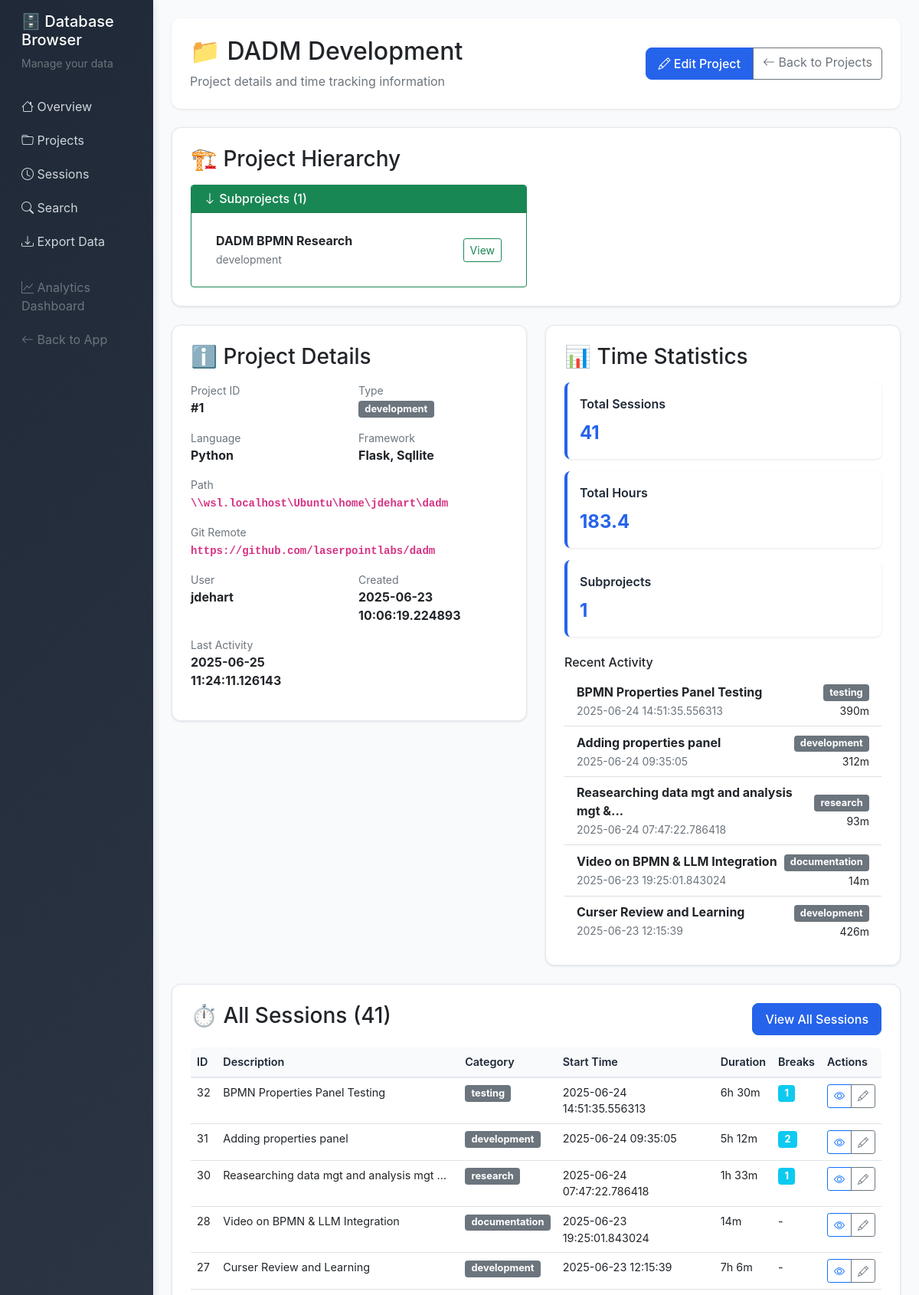
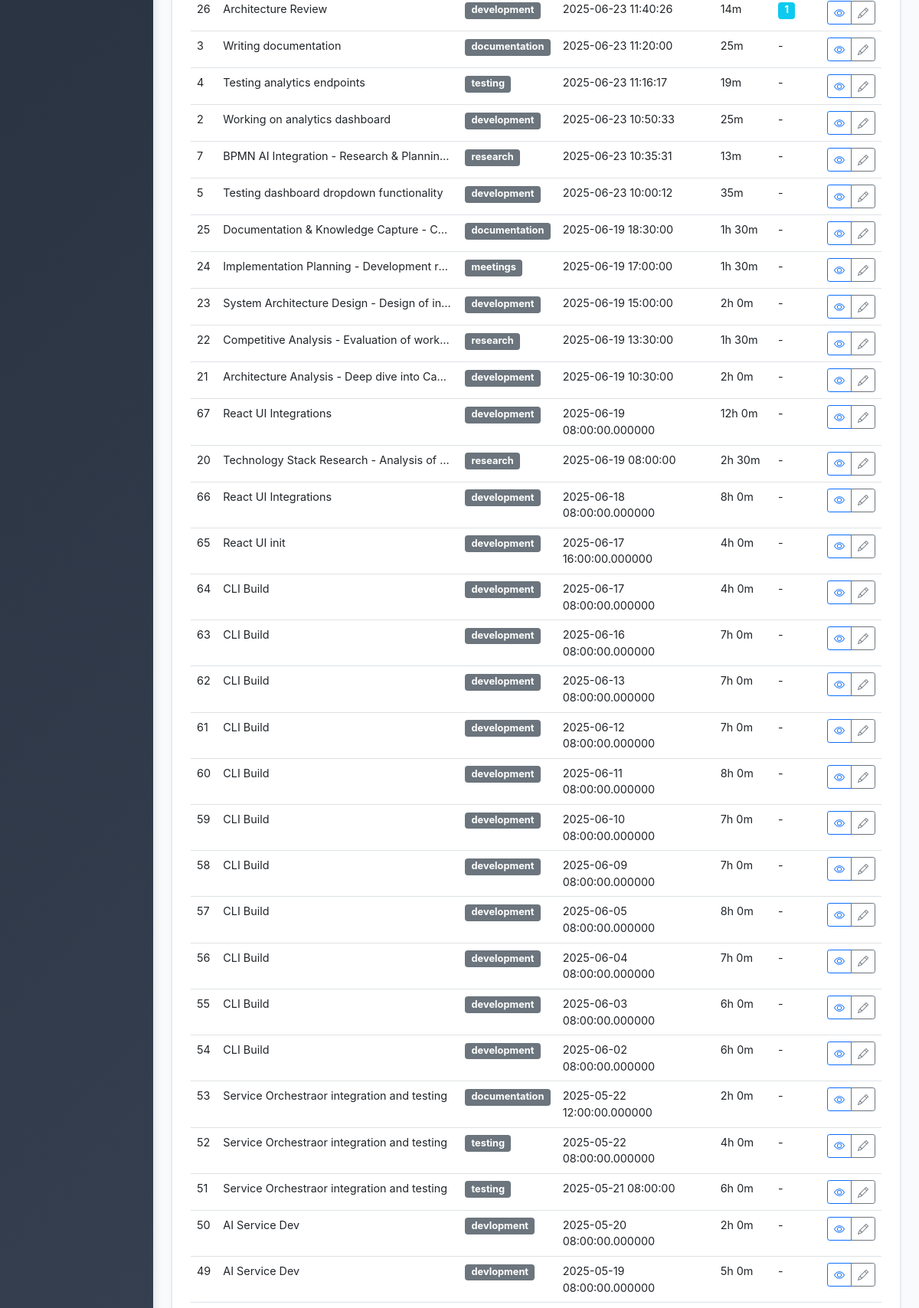
The page /db/projects/1 (upper part) on the database its author committed (2 pictures, top to bottom).
### server/src/models.py (models this page shows, shortened)
class Project:
    __tablename__ = 'projects'

    class Session(db.Model):
        __tablename__ = 'sessions'
        id = db.Column(db.Integer, primary_key=True)
        project_id = db.Column(db.Integer, db.ForeignKey('projects.id'), nullable=False)
        start_time = db.Column(db.DateTime, default=datetime.now)
        end_time = db.Column(db.DateTime)
        duration_minutes = db.Column(db.Integer)
        category = db.Column(db.String(50), default='development')
        description = db.Column(db.Text, nullable=False)
        git_commits = db.Column(db.Text)  # JSON string
        userid = db.Column(db.String(100), nullable=False)
        breaks = db.relationship('Break', backref='session', lazy=True, cascade='all, delete-orphan')
        @property
        def git_commits_list(self):
            """Get git commits as a list"""
            if self.git_commits:
                try:
                    return json.loads(self.git_commits)
                except:
                    return []
            return []

### server/src/db_browser.py (the view)
@db_browser.route('/db/projects/<int:project_id>')
def project_detail(project_id):
    conn = get_db_connection()
    project = conn.execute('SELECT * FROM projects WHERE id = ?', (project_id,)).fetchone()
    if not project:
        conn.close()
        flash('Project not found', 'error')
        return redirect(url_for('db_browser.projects'))
    master_project = None
    if project['parent_id']:
        master_project = conn.execute('SELECT id, name FROM projects WHERE id = ?', (project['parent_id'],)).fetchone()
    subprojects = conn.execute('SELECT id, name, type FROM projects WHERE parent_id = ? ORDER BY name', (project_id,)).fetchall()
    sessions = conn.execute('''
        SELECT s.*, COUNT(b.id) as break_count
        FROM sessions s
        LEFT JOIN breaks b ON s.id = b.session_id
        WHERE s.project_id = ?
        GROUP BY s.id
        ORDER BY s.start_time DESC
    ''', (project_id,)).fetchall()
    total_duration = sum(s['duration_minutes'] or 0 for s in sessions)
    for subproject in subprojects:
        sub_sessions = conn.execute('SELECT duration_minutes FROM sessions WHERE project_id = ?', (subproject['id'],)).fetchall()
        total_duration += sum(s['duration_minutes'] or 0 for s in sub_sessions)
    conn.close()
    return render_template('db_browser/project_detail.html',
                         project=project,
                         sessions=sessions,
                         master_project=master_project,
                         subprojects=subprojects,
                         total_duration=total_duration)

### server/src/db_browser.py (called while the page is built)
def get_db_connection():
    database_path = os.environ.get('DATABASE_PATH', '/app/data/timetracker.db')
    conn = sqlite3.connect(database_path)
    conn.row_factory = sqlite3.Row
    return conn

### server/src/templates/db_browser/project_detail.html (shortened to what this page needs)
{% extends "db_browser/base.html" %}
{% block content %}
<div class="page-header">
    <div class="row align-items-center">
        <div class="col">
            <h1 class="h2 mb-2">📁 {{ project.name }}</h1>
            <p class="text-muted mb-0">Project details and time tracking information</p>
        </div>
        <div class="col-auto">
            <div class="btn-group">
                <a href="{{ url_for('db_browser.edit_project', project_id=project.id) }}" class="btn btn-primary">
                    <i class="bi bi-pencil"></i> Edit Project
                </a>
                <a href="{{ url_for('db_browser.projects') }}" class="btn btn-outline-secondary">
                    <i class="bi bi-arrow-left"></i> Back to Projects
                </a>
            </div>
        </div>
    </div>
</div>
{% if master_project or subprojects %}
<div class="content-card">
    <h3 class="mb-3">🏗️ Project Hierarchy</h3>
    <div class="row">
        {% if subprojects %}
        <div class="col-md-6">
            <div class="card border-success">
                <div class="card-header bg-success text-white">
                    <h6 class="mb-0"><i class="bi bi-arrow-down"></i> Subprojects ({{ subprojects|length }})</h6>
                </div>
                <div class="card-body">
                    <div class="list-group list-group-flush">
                        {% for subproject in subprojects %}
                        <div class="list-group-item d-flex justify-content-between align-items-center">
                            <div>
                                <strong>{{ subproject.name }}</strong>
                                <br><small class="text-muted">{{ subproject.type }}</small>
                            </div>
                            <a href="{{ url_for('db_browser.project_detail', project_id=subproject.id) }}" class="btn btn-sm btn-outline-success">
                                View
                            </a>
                        </div>
                        {% endfor %}
                    </div>
                </div>
            </div>
        </div>
        {% endif %}
    </div>
</div>
{% endif %}
<div class="row">
    <div class="col-md-6">
        <div class="content-card">
            <h3 class="mb-3">ℹ️ Project Details</h3>
            <div class="row">
                <div class="col-6">
                    <div class="mb-3">
                        <div class="text-muted small">Project ID</div>
                        <div class="fw-bold">#{{ project.id }}</div>
                    </div>
                </div>
                <div class="col-6">
                    <div class="mb-3">
                        <div class="text-muted small">Type</div>
                        <div><span class="badge bg-secondary">{{ project.type }}</span></div>
                    </div>
                </div>
                <div class="col-6">
                    <div class="mb-3">
                        <div class="text-muted small">Language</div>
                        <div class="fw-bold">{{ project.language or 'N/A' }}</div>
                    </div>
                </div>
                <div class="col-6">
                    <div class="mb-3">
                        <div class="text-muted small">Framework</div>
                        <div class="fw-bold">{{ project.framework or 'N/A' }}</div>
                    </div>
                </div>
                <div class="col-12">
                    <div class="mb-3">
                        <div class="text-muted small">Path</div>
                        <div class="fw-bold"><code>{{ project.path or 'N/A' }}</code></div>
                    </div>
                </div>
                <div class="col-12">
                    <div class="mb-3">
                        <div class="text-muted small">Git Remote</div>
                        <div class="fw-bold"><code>{{ project.git_remote or 'N/A' }}</code></div>
                    </div>
                </div>
                <div class="col-6">
                    <div class="mb-3">
                        <div class="text-muted small">User</div>
                        <div class="fw-bold">{{ project.userid }}</div>
                    </div>
                </div>
                <div class="col-6">
                    <div class="mb-3">
                        <div class="text-muted small">Created</div>
                        <div class="fw-bold">{{ project.created_at.split('T')[0] if project.created_at else 'N/A' }}</div>
                    </div>
                </div>
                <div class="col-6">
                    <div class="mb-3">
                        <div class="text-muted small">Last Activity</div>
                        <div class="fw-bold">{{ project.last_activity.split('T')[0] if project.last_activity else 'N/A' }}</div>
                    </div>
                </div>
            </div>
        </div>
    </div>
    <div class="col-md-6">
        <div class="content-card">
            <h3 class="mb-3">📊 Time Statistics</h3>
            <div class="stats-grid">
                <div class="stat-card">
                    <div class="stat-title">Total Sessions</div>
                    <div class="stat-value">{{ sessions|length }}</div>
                </div>
                <div class="stat-card">
                    <div class="stat-title">Total Hours</div>
                    <div class="stat-value">{{ "%.1f"|format(total_duration / 60) }}</div>
                </div>
                {% if subprojects %}
                <div class="stat-card">
                    <div class="stat-title">Subprojects</div>
                    <div class="stat-value">{{ subprojects|length }}</div>
                </div>
                {% endif %}
            </div>
            {% if sessions %}
            <div class="mt-3">
                <h6>Recent Activity</h6>
                <div class="list-group list-group-flush">
                    {% for session in sessions[:5] %}
                    <div class="list-group-item d-flex justify-content-between align-items-center">
                        <div>
                            <strong>{{ session.description[:40] }}{% if session.description|length > 40 %}...{% endif %}</strong>
                            <br><small class="text-muted">
                                {% if session.start_time %}
                                    {% set date_parts = session.start_time.split('T') %}
                                    {{ date_parts[0] }}
                                {% else %}
                                    N/A
                                {% endif %}
                            </small>
                        </div>
                        <div class="text-end">
                            <span class="badge bg-secondary">{{ session.category }}</span>
                            {% if session.duration_minutes %}
                                <br><small>{{ session.duration_minutes }}m</small>
                            {% endif %}
                        </div>
                    </div>
                    {% endfor %}
                </div>
            </div>
            {% endif %}
        </div>
    </div>
</div>
<div class="content-card">
    <div class="d-flex justify-content-between align-items-center mb-3">
        <h3>⏱️ All Sessions ({{ sessions|length }})</h3>
        <a href="{{ url_for('db_browser.sessions') }}?project={{ project.name }}" class="btn btn-primary">
            View All Sessions
        </a>
    </div>
    {% if sessions %}
    <div class="table-responsive">
        <table class="table table-hover">
            <thead>
                <tr>
                    <th>ID</th>
                    <th>Description</th>
                    <th>Category</th>
                    <th>Start Time</th>
                    <th>Duration</th>
                    <th>Breaks</th>
                    <th>Actions</th>
                </tr>
            </thead>
            <tbody>
                {% for session in sessions %}
                <tr>
                    <td>{{ session.id }}</td>
                    <td>
                        <div style="max-width: 300px; overflow: hidden; text-overflow: ellipsis; white-space: nowrap;">
                            {{ session.description }}
                        </div>
                    </td>
                    <td><span class="badge bg-secondary">{{ session.category }}</span></td>
                    <td>
                        {% if session.start_time %}
                            {% set date_parts = session.start_time.split('T') %}
                            {{ date_parts[0] }}
                        {% else %}
                            -
                        {% endif %}
                    </td>
                    <td>
                        {% if session.duration_minutes %}
                            {% set hours = session.duration_minutes // 60 %}
                            {% set minutes = session.duration_minutes % 60 %}
                            {% if hours > 0 %}
                                {{ hours }}h {{ minutes }}m
                            {% else %}
                                {{ minutes }}m
                            {% endif %}
                        {% else %}
                            {% if not session.end_time %}
                                <span class="badge bg-warning">Active</span>
                            {% else %}
                                -
                            {% endif %}
                        {% endif %}
                    </td>
                    <td>
                        {% if session.break_count > 0 %}
                            <span class="badge bg-info">{{ session.break_count }}</span>
                        {% else %}
                            -
                        {% endif %}
                    </td>
                    <td>
                        <div class="btn-group btn-group-sm" role="group">
                            <a href="{{ url_for('db_browser.session_detail', session_id=session.id) }}"
                               class="btn btn-outline-primary" title="View Details">
                                <i class="bi bi-eye"></i>
                            </a>
                            <a href="{{ url_for('db_browser.edit_session', session_id=session.id) }}"
                               class="btn btn-outline-secondary" title="Edit">
                                <i class="bi bi-pencil"></i>
                            </a>
                        </div>
                    </td>
                </tr>
                {% endfor %}
            </tbody>
        </table>
    </div>
    {% else %}
    <div class="text-center py-5">
        <i class="bi bi-clock-x fs-1 text-muted"></i>
        <h4 class="text-muted mt-3">No sessions found</h4>
        <p class="text-muted">This project doesn't have any time tracking sessions yet.</p>
    </div>
    {% endif %}
</div>
{% endblock %}

### server/src/templates/db_browser/base.html (style rules this page uses)
:root { --primary-color: #2563eb; --success-color: #16a34a; --warning-color: #ca8a04; --danger-color: #dc2626; --info-color: #0891b2; --dark-color: #1f2937; --light-color: #f8fafc; --border-color: #e2e8f0; }
body { background-color: var(--light-color); font-family: 'Inter', -apple-system, BlinkMacSystemFont, sans-serif; }
.page-header { background: white; border-radius: 12px; padding: 24px; margin-bottom: 24px; box-shadow: 0 1px 3px rgba(0,0,0,0.1); }
.content-card { background: white; border-radius: 12px; padding: 24px; box-shadow: 0 1px 3px rgba(0,0,0,0.1); border: 1px solid var(--border-color); margin-bottom: 24px; }
.table-responsive { font-size: 0.9rem; }
.badge { font-size: 0.8rem; }
.btn-primary { background: var(--primary-color); border-color: var(--primary-color); border-radius: 8px; padding: 8px 16px; font-weight: 500; }
.table { border-radius: 8px; overflow: hidden; }
.table thead th { background-color: var(--light-color); border-bottom: 2px solid var(--border-color); font-weight: 600; color: var(--dark-color); }
.stats-grid { display: grid; grid-template-columns: repeat(auto-fit, minmax(200px, 1fr)); gap: 16px; margin-bottom: 24px; }
.stat-card { background: white; border-radius: 8px; padding: 16px; border-left: 4px solid var(--primary-color); box-shadow: 0 1px 3px rgba(0,0,0,0.1); }
.stat-title { font-weight: 600; color: var(--dark-color); margin-bottom: 8px; }
.stat-value { font-size: 1.5rem; font-weight: 700; color: var(--primary-color); }

### rows shown on the page
Project: name "DADM Development", id "1", type "development", language "Python", framework "Flask, Sqllite", path "\\\\wsl.localhost\\Ubuntu\\home\\jdehart\\dadm", git_remote "https://github.com/laserpointlabs/dadm", userid "jdehart", created_at "2025-06-23 10:06:19.224893", last_activity "2025-06-25 11:24:11.126143"
Project: name "DADM BPMN Research", type "development"

### other values the page prints
{{ subprojects|length }} "1"
{{ sessions|length }} "41"
{{ "%.1f"|format(total_duration / 60) }} "183.4"
{{ session.description[:40] }} "BPMN Properties Panel Testing"
{{ date_parts[0] }} "2025-06-24 14:51:35.556313"
{{ session.category }} "testing"
{{ session.duration_minutes }} "390"
{{ session.description[:40] }} "Adding properties panel"
{{ date_parts[0] }} "2025-06-24 09:35:05"
{{ session.category }} "development"
{{ session.duration_minutes }} "312"
{{ session.description[:40] }} "Reasearching data mgt and analysis mgt &"
{{ date_parts[0] }} "2025-06-24 07:47:22.786418"
{{ session.category }} "research"
{{ session.duration_minutes }} "93"
